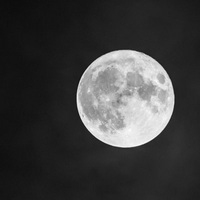
#> input picture images/moon_gray.jpg, 200 x 200 px, found by its file name
$ python -i img_recover.py   (imports and definitions only)
#> lines starting #> are read from the running program, lines starting #| are printed output that depends on the picture; after the words box and inside, x2 and y2 are one past the last pixel; in counts of white or black regions, pixels touching at a corner belong together
import matplotlib.pyplot as plt
import numpy as np
from numpy import fft
import math
import cv2


def gen_motion_blur_direction(shape, angel, length=15):
    psf = np.zeros(shape)
    x = math.cos( np.radians(angel) ) * length
    y = math.sin( np.radians(angel) ) * length
    center = (int(shape[1]/2), int(shape[0]/2))
    next_point = (int(center[0] + x), int(center[1] + y))
    cv2.line(psf, center, next_point, 1)
    return psf

def gen_motion_blur_image(image, psf):
    input_fft = fft.fft2(image)
    psf_fft = fft.fft2(psf)
    blur_img = fft.ifft2(input_fft * psf_fft)
    blur_img = np.abs(fft.fftshift(blur_img))
    return blur_img, np.abs(psf_fft)


def inverse_filter(image, psf):
    input_fft = fft.fft2(image)
    psf_fft = fft.fft2(psf)
    ### psf 中有0的话，会出错，加一点点偏移值保证不为0
    inverse_img = fft.ifft2(input_fft / (psf_fft + 0.0001))
    inverse_img = np.abs(fft.fftshift(inverse_img))
    return inverse_img


def wiener_filter(image, psf, K=0.01):
    img_fft = fft.fft2(image)
    psf_fft = fft.fft2(psf)
    loss_func = psf_fft / (np.abs((psf_fft)) ** 2 + K)
    filter_img = fft.ifft2(img_fft * loss_func)
    filter_img = np.abs(fft.fftshift(filter_img))
    return filter_img


def motion_blur_recover_test():

    image = cv2.imread('images/moon_gray.jpg')
#> image is the input picture: shape (200, 200, 3); min 13, max 255, mean 61
    image = cv2.cvtColor(image, cv2.COLOR_BGR2GRAY)
#> image: shape (200, 200)

    plt.figure(figsize=(8, 6), dpi=120)
    plt.gray()
    psf = gen_motion_blur_direction(image.shape, 45, 16)
    motion_blur_img, psf_fft = gen_motion_blur_image(image, psf)
#> in gen_motion_blur_image, `psf_fft = fft.fft2(psf)`:
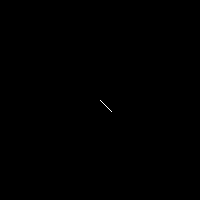
#> psf: shape (200, 200) float64; values 0 (black) and 1 (white), 0.03% white in thin lines or dots, all inside (x1, y1, x2, y2) = (100, 100, 112, 112)
#> in gen_motion_blur_image, `blur_img = np.abs(fft.fftshift(blur_img))`:
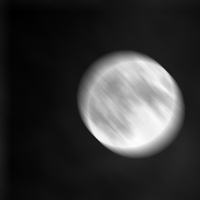
#> blur_img: shape (200, 200) float64; min 164, max 2857, mean 732.1; drawn with min black and max white
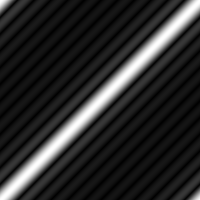
#> psf_fft: shape (200, 200) float64; min 0, max 12, mean 2; drawn with min black and max white

    plt.subplot(341)
    plt.imshow(image, cmap='gray')
    plt.title('origin')
    plt.axis('off')

    plt.subplot(342)
    plt.title("psf")
    plt.imshow(psf, cmap='gray')
    plt.axis('off')

    plt.subplot(343)
    plt.title("psf fft")
    plt.imshow(psf_fft, cmap='gray')
    plt.axis('off')

    plt.subplot(345)
    plt.title("blur")
    plt.imshow(motion_blur_img, cmap='gray')
    plt.axis('off')

    inverse_filter_img = inverse_filter(motion_blur_img, psf)
    plt.subplot(346)
    plt.title("inverse img")
    plt.imshow(inverse_filter_img, cmap='gray')
    plt.axis('off')

    #其实K直接取0也无所谓，退化为inverse filter 也可以，因为psf是自己构造的,无需矫正
    wiener_filter_img = wiener_filter(motion_blur_img, psf, 0.001)
#> in wiener_filter, `filter_img = np.abs(fft.fftshift(filter_img))`:
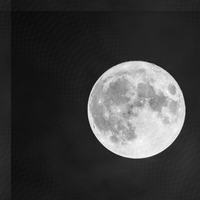
#> filter_img: shape (200, 200) float64; min 9.56, max 254.7, mean 61
    plt.subplot(347)
    plt.title("wiener img")
    plt.imshow(wiener_filter_img, cmap='gray')
    plt.axis('off')

    blurred_noisy = motion_blur_img + 80 * np.random.standard_normal(motion_blur_img.shape)  # 添加噪声,standard_normal产生随机的函数
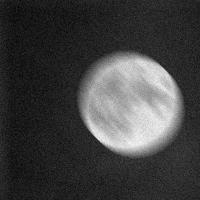
#> blurred_noisy: shape (200, 200) float64; min -83.54, max 3120.4, mean 731.8; drawn with min black and max white
    plt.subplot2grid((3, 4), (2, 0), colspan=1, rowspan=1)
    plt.title("motion noise")
    plt.imshow(blurred_noisy, cmap='gray')
    plt.axis('off')

    result = inverse_filter(blurred_noisy, psf)  # 对添加噪声的图像进行逆滤波
#> in inverse_filter (call 2), `inverse_img = np.abs(fft.fftshift(inverse_img))`:
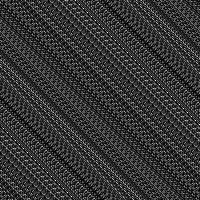
#> inverse_img: shape (200, 200) float64; min 4.29, max 355577.6, mean 76010.6; drawn with min black and max white
    plt.subplot2grid((3, 4), (2, 1), colspan=1, rowspan=1)
    plt.title("inverse img")
    plt.imshow(result)
    plt.axis('off')

    result = wiener_filter(blurred_noisy, psf, 1.01)  # 对添加噪声的图像进行维纳滤波
#> call 2 of wiener_filter, with K = 1.01
#> in wiener_filter (call 2), `filter_img = np.abs(fft.fftshift(filter_img))`:
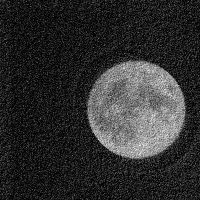
#> filter_img: shape (200, 200) float64; min 0.000918, max 352.8, mean 65.8; drawn with min black and max white
    plt.subplot2grid((3, 4), (2, 2), colspan=1, rowspan=1)
    plt.title("wiener img")
    plt.imshow(result)
    plt.axis('off')

    plt.show()

>>> result = motion_blur_recover_test()
